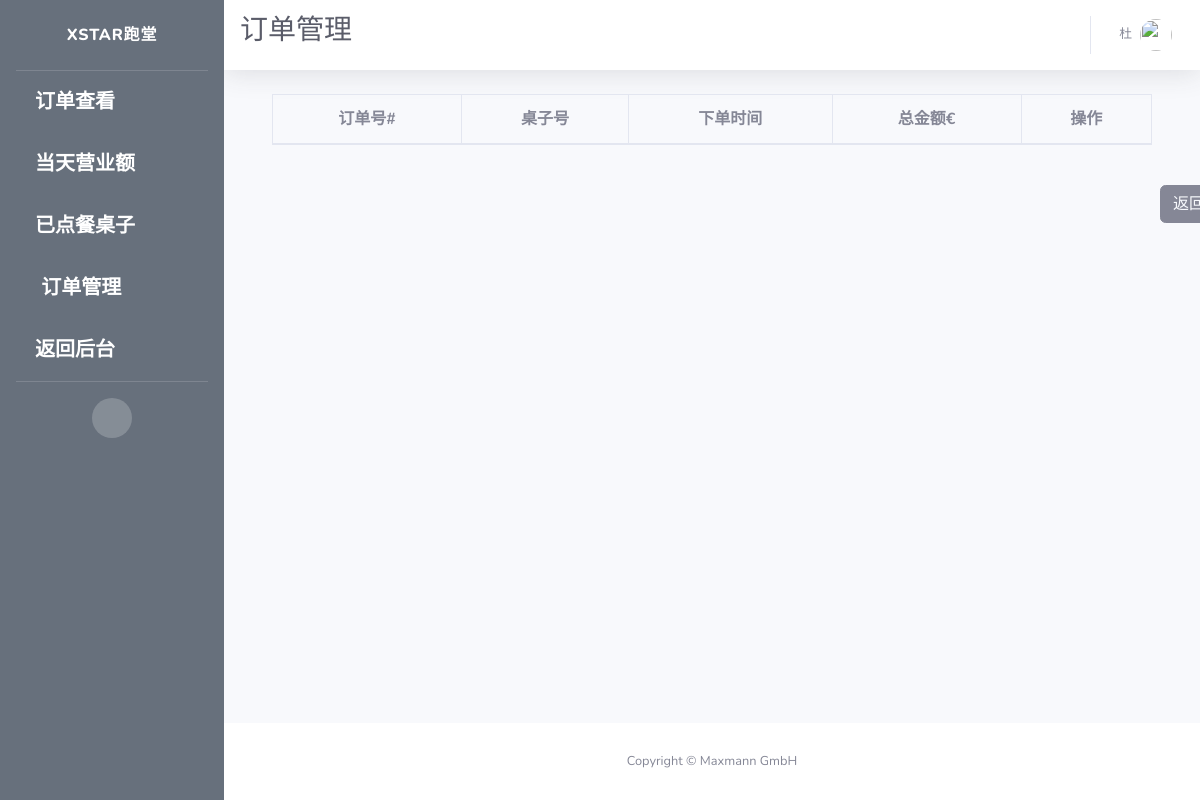
Page /alacarte/orders/manage (signed in) on the earlier database version.
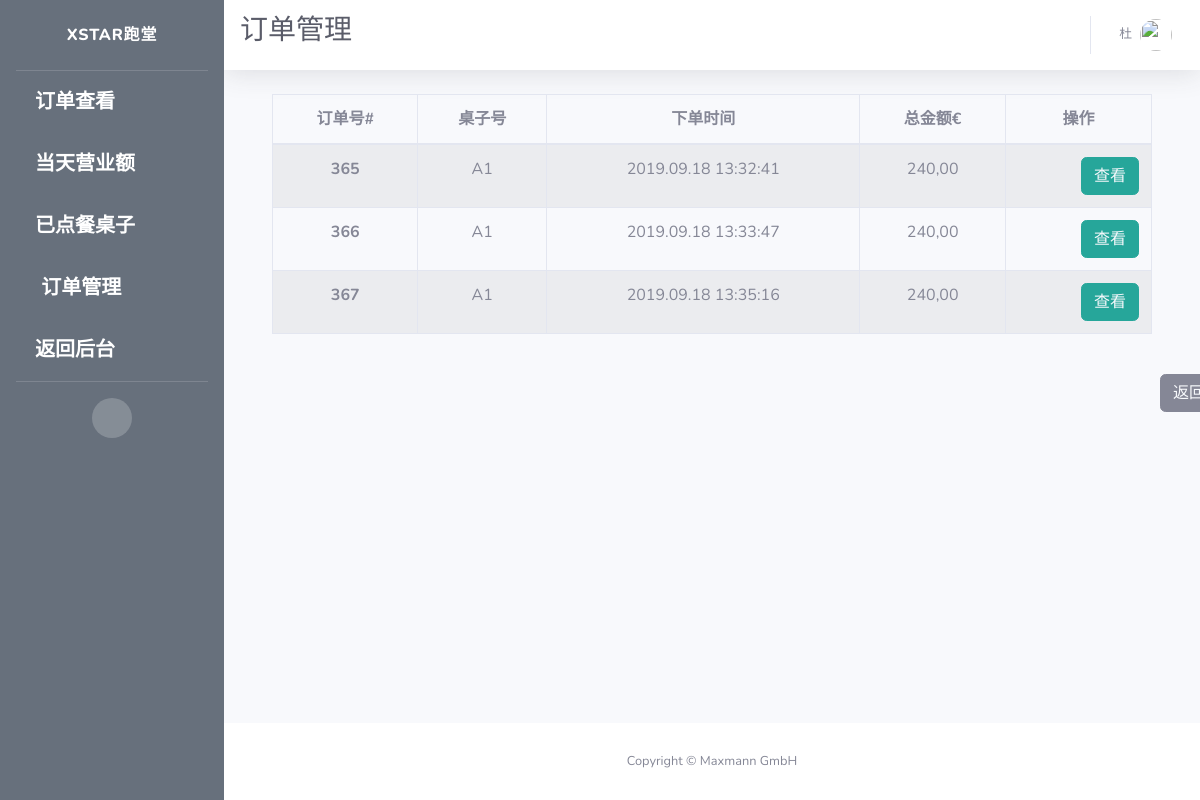
Same page on the later database version.
### app/models.py (models this page shows)
class Order(db.Model):
    id = db.Column(db.Integer, primary_key=True, unique=True, index=True)
    totalPrice = db.Column(db.Float, unique=False)
    orderNumber = db.Column(db.String(200), unique=True)
    timeCreated = db.Column(db.DateTime, default=datetime.utcnow)
    isPaid = db.Column(db.Boolean, default=False)
    isReady = db.Column(db.Boolean, default=False)
    isPickedUp = db.Column(db.Boolean, default=False)
    items = db.Column(db.String(1500))
    pay_via = db.Column(db.String(100))
    type = db.Column(db.String(100))
    container = db.Column(db.String(300))
    mealPrinted = db.Column(db.Boolean, default=False)
    printed = db.Column(db.Boolean, default=False)
    settleTime = db.Column(db.DateTime)
    settleID = db.Column(db.String(500))
    table_name = db.Column(db.String(500))
    seat_number = db.Column(db.String(500))
    isCancelled = db.Column(db.Boolean(), default=False)
    isDone = db.Column(db.Boolean())
    dishes = db.Column(db.String(1500))
    discount = db.Column(db.Float, default=0.0)
    discount_rate = db.Column(db.Float, default=0.0)
    subtype = db.Column(db.String(500))
    endTotal = db.Column(db.Float, default=totalPrice)

### app/routes.py (the view)
@app.route("/alacarte/orders/manage")
def alacarte_orders_manage():
    orders = db.session.query(Order).filter(
        Order.type == "In").all()
    cur_orders = [order for order in orders if order.timeCreated.date()
                  == today]
    items = {order.id: json.loads(order.items) for order in cur_orders}
    context = dict(title="订单管理",
                   open_orders=cur_orders,
                   items=items,
                   company_name=company_info.get('company_name'),
                   referrer=request.headers.get('Referer'),
                   datetime_format=datetime_format,
                   formatter=formatter)
    return render_template("alacarte_orders_admin.html", **context)

### app/models.py (called while the page is built)
@login.user_loader
def load_user(id):
    return User.query.get(int(id))

### app/utilities.py (called while the page is built)
def formatter(number):
    if number == 0:
        number = '{:.2f}'.format(round(number, 2))
        number = number.replace(".", ",")
        return number
    number = format_decimal(round(float(number), 2), locale="de_DE")
    if len(number.split(",")) == 1:
        number = number + ",00"
        return number
    if len(number.split(",")[1]) == 1:
        number = number + "0"
        return number
    return number

### app/templates/alacarte_orders_admin.html (shortened to what this page needs)
{% extends 'waiter_admin.html' %}
{% block css %}
<link rel="stylesheet" type="text/css" href="https://cdn.datatables.net/1.10.19/css/jquery.dataTables.css">
<link rel="stylesheet" type="text/css" href="https://cdnjs.cloudflare.com/ajax/libs/twitter-bootstrap/4.1.3/css/bootstrap.css">
<link rel="stylesheet" type="text/css" href="https://cdn.datatables.net/1.10.19/css/dataTables.bootstrap4.min.css">
{% endblock %}
{% block title %}
<h1 class="h3 mb-2 text-gray-800">{{title}}</h1>
{% endblock %}
{% block content %}
<div class="container">
  <div class="row">
    <div class="col-sm-12">
      <table id="example" class="table table-striped table-bordered">
        <thead>
          <tr>
            <th scope="col">订单号#</th>
            <th scope="col">桌子号</th>
            <th scope="col">下单时间</th>
            <th scope="col">总金额€</th>
            <th scope="col">操作</th>
          </tr>
        </thead>
        <tbody>
          {% for order in open_orders %}
          <tr>
            <th scope="row">{{order.id}}</th>
            <td>{{ order.table_name }}</td>
            <td>{{ order.timeCreated.strftime(datetime_format) }}</td>
            <td>{{ formatter(order.totalPrice) }}</td>
            <td style="text-align:right">
              <span>
                <button type="button" class="btn btn-info" style="border-color:#26a69a; background-color:#26a69a;">
                  <a href={{ url_for('alacarte_order_edit', order_id=order.id) }} style="color: rgb(247, 249, 252)">
                    {{"修改" if not order.isCancelled and not order.isPaid else "查看"}}
                  </a>
                </button>
              </span>
            </td>
          </tr>
          {% endfor %}
        </tbody>
      </table>
    </div>
  </div>
</div>
<br>
<button type="button" class="btn btn-secondary" id="back">
  <a href={{ url_for('waiter_admin') }} style="color: rgb(247, 249, 252)">
    返回
  </a>
</button>
{% endblock %}

Differences in the rows shown:
added Order: id "365", table_name "A1", timeCreated "2019.09.18 13:32:41", totalPrice "240,00", isCancelled+isPaid "查看"
added Order: id "366", table_name "A1", timeCreated "2019.09.18 13:33:47", totalPrice "240,00", isCancelled+isPaid "查看"
added Order: id "367", table_name "A1", timeCreated "2019.09.18 13:35:16", totalPrice "240,00", isCancelled+isPaid "查看"
